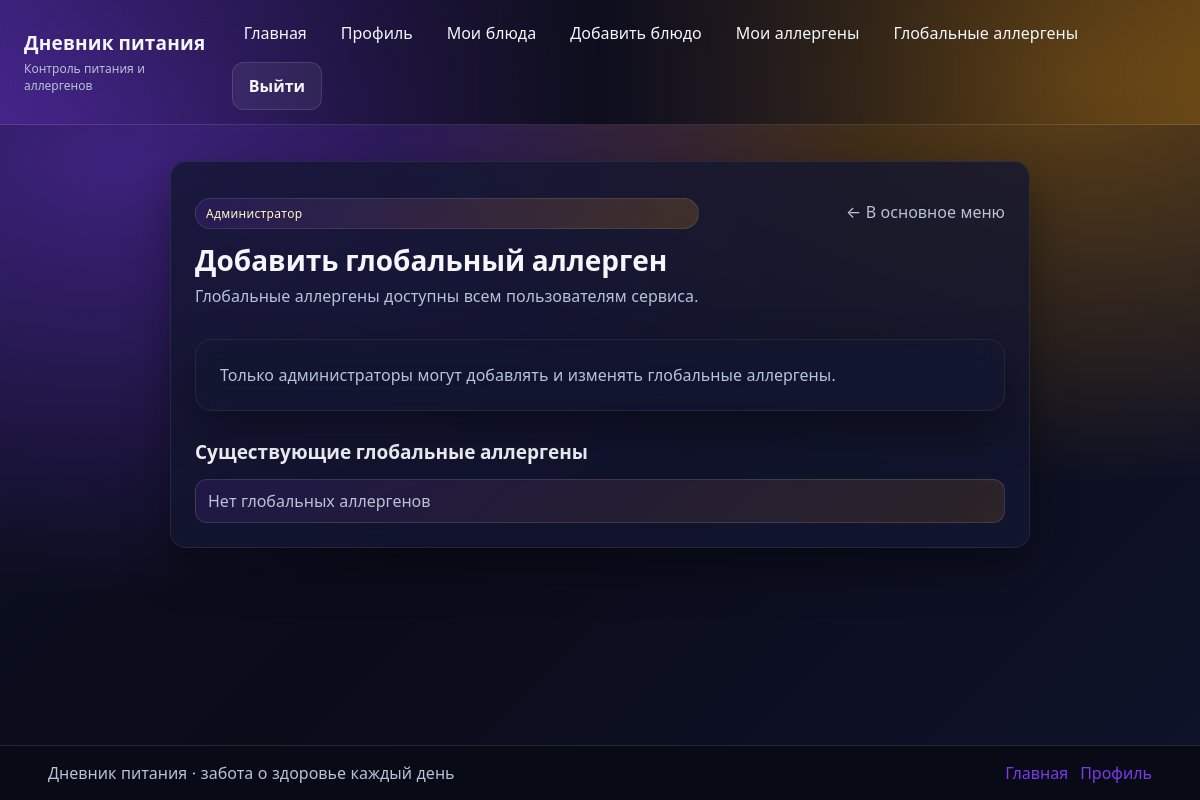
/allergens/global/add/ (signed in), run on an earlier commit of the app's database.
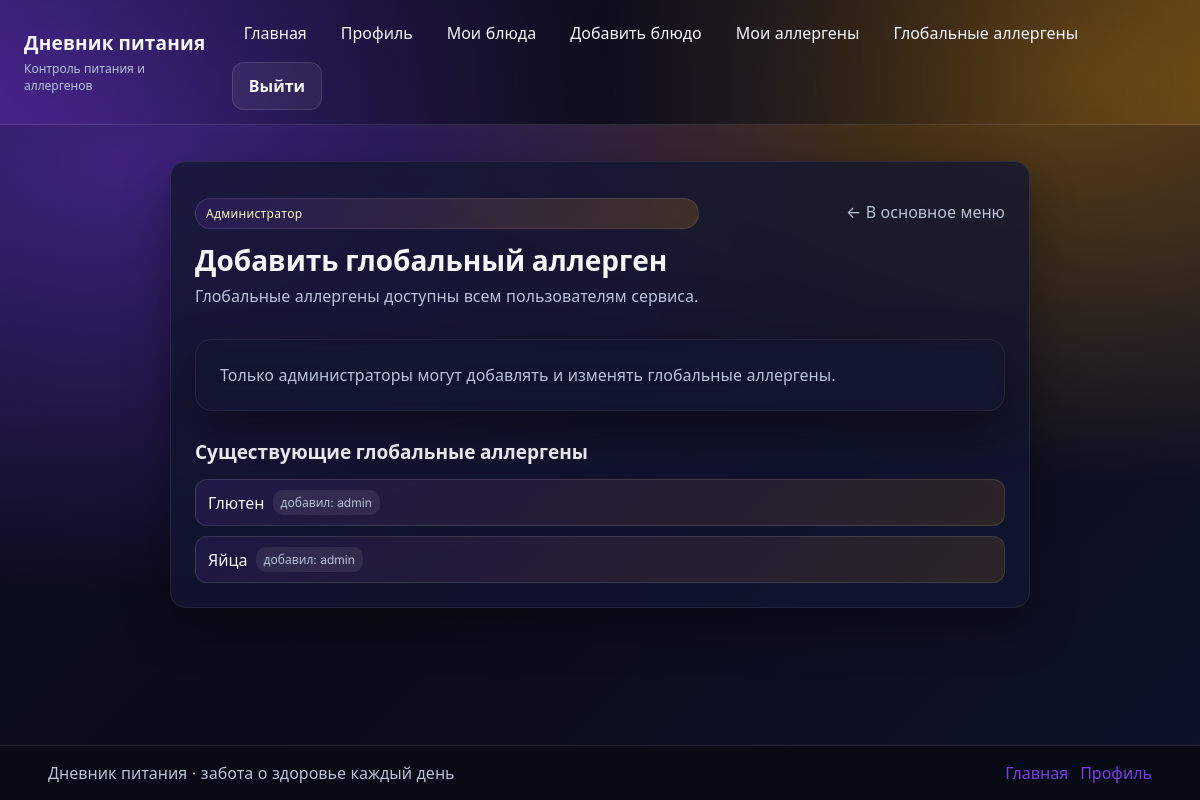
And on a later commit of the database.
### main/models.py (models this page shows, shortened)
class Allergen(models.Model):
    name = models.TextField(verbose_name='Название аллергена')
    is_global = models.BooleanField(verbose_name='Глобальный аллерген')
    created_by = models.ForeignKey(
        settings.AUTH_USER_MODEL,
        on_delete=models.SET_NULL,
        null=True,
        blank=True,
        verbose_name='Создал'
    )
    class Meta:
        verbose_name = 'Аллерген'
        verbose_name_plural = 'Аллергены'
        constraints = [
            models.UniqueConstraint(
                fields=['name', 'created_by'],
                condition=models.Q(is_global=False),
                name='unique_user_allergen'
            ),
            models.UniqueConstraint(
                fields=['name'],
                condition=models.Q(is_global=True),
                name='unique_global_allergen'
            )
        ]

### main/views.py (the view)
# urls.py: path('allergens/global/add/', views.admin_create_allergen, name='admin_create_allergen'),
@login_required
def admin_create_allergen(request):
    if request.method == 'POST':
        if not request.user.is_staff:
            return redirect('admin_create_allergen')
        form = GlobalAllergenForm(request.POST)
        if form.is_valid():
            allergen = form.save(commit=False)
            allergen.is_global = True
            allergen.created_by = request.user
            allergen.save()
            messages.success(
                request,
                f"Глобальный аллерген {allergen.name} успешно добавлен"
            )
            return redirect('admin_create_allergen')
    else:
        form = GlobalAllergenForm() if request.user.is_staff else None
    global_allergens = Allergen.objects.filter(
        is_global=True
    ).order_by('name')
    return render(
        request,
        'main/admin_create_allergen.html',
        {'form': form, 'allergens': global_allergens}
    )

### main/templates/main/admin_create_allergen.html (shortened to what this page needs)
{% extends 'main/base.html' %}
{% block content %}
<section class="card" style="max-width: 860px; margin: 0 auto;">
    <div class="inline-actions" style="justify-content: space-between; align-items: baseline;">
        <div>
            <p class="pill">Администратор</p>
            <h2 class="title" style="margin: 6px 0 0;">Добавить глобальный аллерген</h2>
            <p class="muted" style="margin-top: 6px;">Глобальные аллергены доступны всем пользователям сервиса.</p>
        </div>
        <a class="back-link" href="{% url 'home' %}">← В основное меню</a>
    </div>
    {% if user.is_staff %}
    <form method="post" style="margin-top: 16px;">
        {% csrf_token %}
        {{ form.as_p }}
        <button class="btn btn-primary" type="submit">Добавить глобальный аллерген</button>
    </form>
    {% else %}
    <div class="card" style="margin-top: 16px; background: var(--bg-secondary);">
        <p class="muted" style="margin: 0;">Только администраторы могут добавлять и изменять глобальные аллергены.</p>
    </div>
    {% endif %}
    <h3 class="section-title">Существующие глобальные аллергены</h3>
    <ul class="chip-list">
        {% for a in allergens %}
            <li style="display: flex; align-items: center; gap: 8px; flex-wrap: wrap;">
                <span>{{ a.name }}</span>
                <span class="badge">добавил: {{ a.created_by.username }}</span>
            </li>
        {% empty %}
            <li class="muted">Нет глобальных аллергенов</li>
        {% endfor %}
    </ul>
</section>
{% endblock %}

What changed in the data, as far as the page shows it:
added Allergen: name "Глютен", created_by.username "admin"
added Allergen: name "Яйца", created_by.username "admin"
Also different on the page:
text no longer shown: "Нет глобальных аллергенов"
